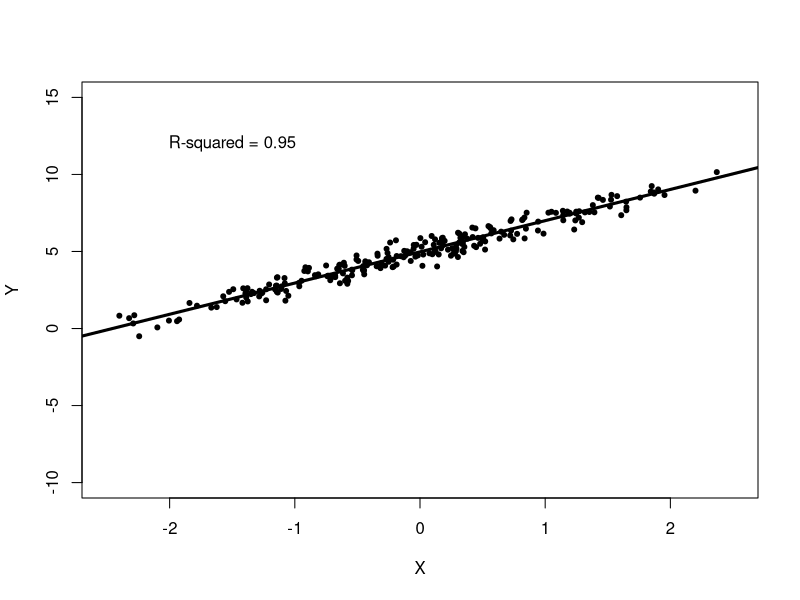
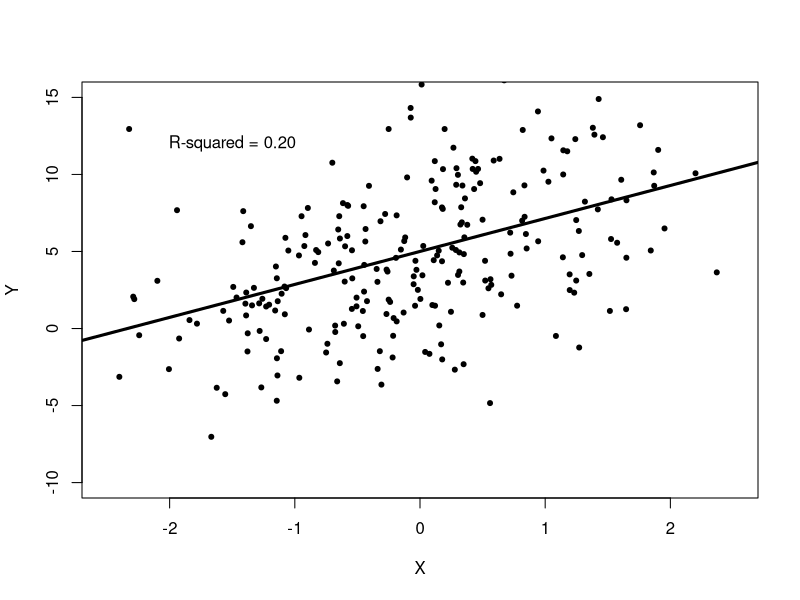
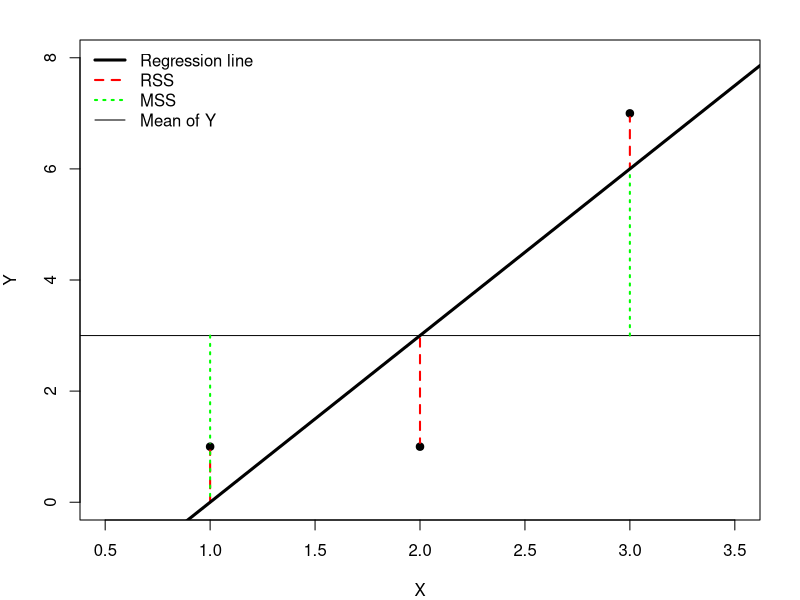
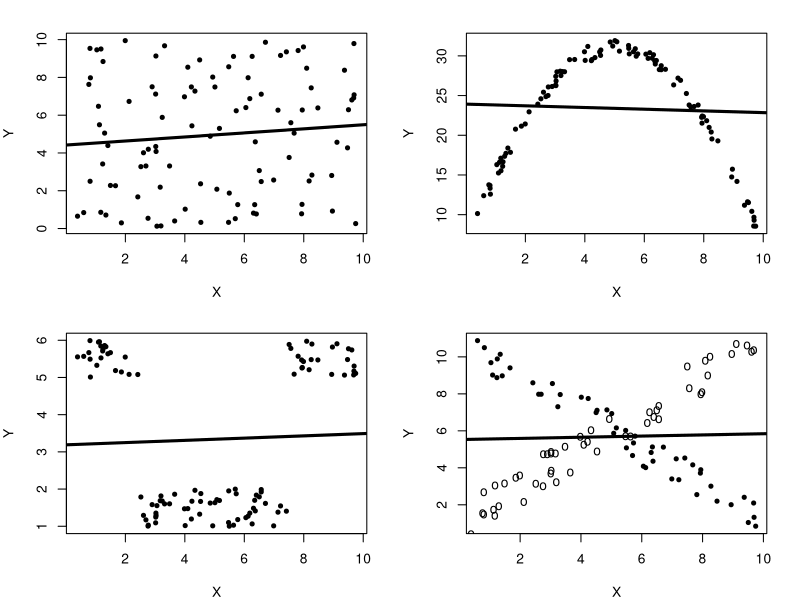

Here is the R script that generated these plots, in order:
#################################
# PLSC 502 Day Twenty Five code 
# (linear regression model fit)
#################################

seed <- 7222009
set.seed(seed)

X<-rnorm(250)
Y1<-5+2*X+rnorm(250,mean=0,sd=sqrt(0.2))
Y2<-5+2*X+rnorm(250,mean=0,sd=sqrt(20))
fit<-lm(Y1~X)
summary(fit)

pdf("TightLine-R.pdf",5,5)
plot(X,Y1,pch=20,xlab="X",ylab="Y",
     xlim=c(-2.5,2.5),ylim=c(-10,15))
abline(fit,lwd=3)
text(-1.5,12,labels="R-squared = 0.95")
dev.off()

fit2<-lm(Y2~X)
summary(fit2)

pdf("ScatteredLine-R.pdf",5,5)
plot(X,Y2,pch=20,xlab="X",ylab="Y",
     xlim=c(-2.5,2.5),ylim=c(-10,15))
abline(fit2,lwd=3)
text(-1.5,12,labels="R-squared = 0.20")
dev.off()

# Three-observation regression:

X<-c(1,2,3)
Y<-c(1,1,7)
WSR<-lm(Y~X)
summary(WSR)

# Plot:

# N = 3 plot...

df <- data.frame(X = c(1,2,3),
                 Y = c(1,1,7))
Xmean <- mean(df$X)
Ymean <- mean(df$Y)
fit3 <- with(df, lm(Y~X))
df$hats <- fit3$fitted.values
df$resid <- fit3$residuals

pdf("Nequals3-R.pdf",6,5)
par(mar=c(4,4,2,2))
with(df, plot(X,Y,pch=19,ylim=c(0,8),xlim=c(0.5,3.5)))
abline(h=Ymean)
with(df, segments(X,Y,X,hats,lwd=2,lty=2,col="red"))
segments(df$X,Ymean,df$X,df$hats,lwd=2,lty=3,col="green")
abline(fit3,lwd=3)
with(df, points(X,Y,pch=20))
legend("topleft",bty="n",lwd=c(3,2,2,1),lty=c(1,2,3,1),
       col=c("black","red","green","black"),
       legend=c("Regression line","RSS","MSS","Mean of Y"))
dev.off()

# R^2 = 0 plots:

seed<-7222009
set.seed(seed)
pdf("RSqZero.pdf",7,6)
par(mfrow=c(2,2))
par(mar=c(4,4,2,2))
X<-(runif(100))*10
Yzero<-(runif(100))*10
Yquad<-30-((X-5)^2)+(2*runif(100))
Ystep<-ifelse(abs(X-5)>2.5,5+runif(100),1+runif(100))
Ytype<-rep(0:1,50)
Yvar<-ifelse(Ytype==1,X+(2*runif(50)),10-X+2*runif(50))
plot(Yzero~X,xlab="X", ylab="Y",pch=20)
abline(lm(Yzero~X),lwd=3)
plot(Yquad~X,xlab="X", ylab="Y",pch=20)
abline(lm(Yquad~X),lwd=3)
plot(Ystep~X,xlab="X", ylab="Y",pch=20)
abline(lm(Ystep~X),lwd=3)
plot(Yvar[Ytype==0]~X[Ytype==0],xlab="X", ylab="Y",pch=20)
points(Yvar[Ytype==1]~X[Ytype==1],pch="o")
abline(lm(Yvar~X),lwd=3)
dev.off()


